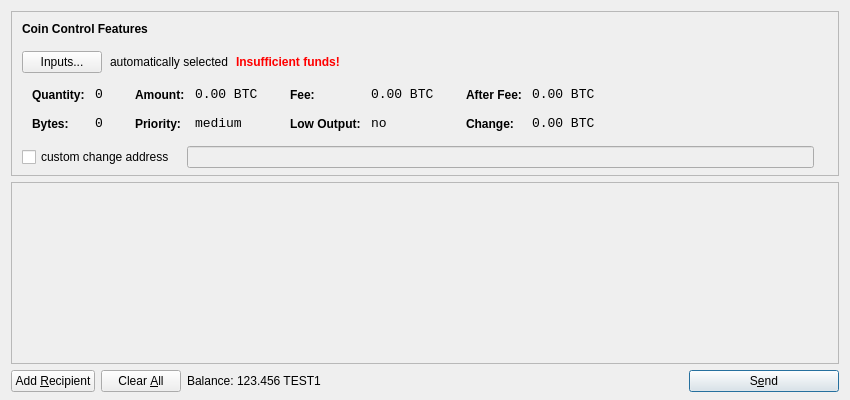
<?xml version="1.0" encoding="UTF-8"?>
<ui version="4.0">
 <class>SendCoinsDialog</class>
 <widget class="QDialog" name="SendCoinsDialog">
  <property name="geometry">
   <rect>
    <x>0</x>
    <y>0</y>
    <width>850</width>
    <height>400</height>
   </rect>
  </property>
  <property name="windowTitle">
   <string>Send Coins</string>
  </property>
  <layout class="QVBoxLayout" name="verticalLayout" stretch="0,1,0">
   <property name="bottomMargin">
    <number>8</number>
   </property>
   <item>
    <widget class="QFrame" name="frameCoinControl">
     <property name="sizePolicy">
      <sizepolicy hsizetype="Expanding" vsizetype="Expanding">
       <horstretch>0</horstretch>
       <verstretch>0</verstretch>
      </sizepolicy>
     </property>
     <property name="maximumSize">
      <size>
       <width>16777215</width>
       <height>16777215</height>
      </size>
     </property>
     <property name="frameShape">
      <enum>QFrame::StyledPanel</enum>
     </property>
     <property name="frameShadow">
      <enum>QFrame::Sunken</enum>
     </property>
     <layout class="QVBoxLayout" name="verticalLayoutCoinControl2">
      <property name="spacing">
       <number>-1</number>
      </property>
      <property name="leftMargin">
       <number>0</number>
      </property>
      <property name="topMargin">
       <number>0</number>
      </property>
      <property name="rightMargin">
       <number>0</number>
      </property>
      <property name="bottomMargin">
       <number>6</number>
      </property>
      <item>
       <layout class="QVBoxLayout" name="verticalLayoutCoinControl" stretch="0,0,0,0,1">
        <property name="spacing">
         <number>0</number>
        </property>
        <property name="leftMargin">
         <number>10</number>
        </property>
        <property name="topMargin">
         <number>10</number>
        </property>
        <item>
         <layout class="QHBoxLayout" name="horizontalLayoutCoinControl1">
          <property name="bottomMargin">
           <number>15</number>
          </property>
          <item>
           <widget class="QLabel" name="labelCoinControlFeatures">
            <property name="sizePolicy">
             <sizepolicy hsizetype="Preferred" vsizetype="Maximum">
              <horstretch>0</horstretch>
              <verstretch>0</verstretch>
             </sizepolicy>
            </property>
            <property name="font">
             <font>
              <weight>75</weight>
              <bold>true</bold>
             </font>
            </property>
            <property name="styleSheet">
             <string notr="true">font-weight:bold;</string>
            </property>
            <property name="text">
             <string>Coin Control Features</string>
            </property>
           </widget>
          </item>
         </layout>
        </item>
        <item>
         <layout class="QHBoxLayout" name="horizontalLayoutCoinControl2" stretch="0,0,0,0">
          <property name="spacing">
           <number>8</number>
          </property>
          <property name="bottomMargin">
           <number>10</number>
          </property>
          <item>
           <widget class="QPushButton" name="pushButtonCoinControl">
            <property name="styleSheet">
             <string notr="true"/>
            </property>
            <property name="text">
             <string>Inputs...</string>
            </property>
           </widget>
          </item>
          <item>
           <widget class="QLabel" name="labelCoinControlAutomaticallySelected">
            <property name="text">
             <string>automatically selected</string>
            </property>
            <property name="margin">
             <number>5</number>
            </property>
           </widget>
          </item>
          <item>
           <widget class="QLabel" name="labelCoinControlInsuffFunds">
            <property name="font">
             <font>
              <weight>75</weight>
              <bold>true</bold>
             </font>
            </property>
            <property name="styleSheet">
             <string notr="true">color:red;font-weight:bold;</string>
            </property>
            <property name="text">
             <string>Insufficient funds!</string>
            </property>
            <property name="margin">
             <number>5</number>
            </property>
           </widget>
          </item>
          <item>
           <spacer name="horizontalSpacerCoinControl">
            <property name="orientation">
             <enum>Qt::Horizontal</enum>
            </property>
            <property name="sizeHint" stdset="0">
             <size>
              <width>40</width>
              <height>1</height>
             </size>
            </property>
           </spacer>
          </item>
         </layout>
        </item>
        <item>
         <widget class="QWidget" name="widgetCoinControl" native="true">
          <property name="sizePolicy">
           <sizepolicy hsizetype="Preferred" vsizetype="Preferred">
            <horstretch>0</horstretch>
            <verstretch>0</verstretch>
           </sizepolicy>
          </property>
          <property name="minimumSize">
           <size>
            <width>0</width>
            <height>0</height>
           </size>
          </property>
          <property name="styleSheet">
           <string notr="true"/>
          </property>
          <layout class="QHBoxLayout" name="horizontalLayoutCoinControl5">
           <property name="margin">
            <number>0</number>
           </property>
           <item>
            <layout class="QHBoxLayout" name="horizontalLayoutCoinControl3" stretch="0,0,0,1">
             <property name="spacing">
              <number>20</number>
             </property>
             <property name="topMargin">
              <number>0</number>
             </property>
             <property name="bottomMargin">
              <number>10</number>
             </property>
             <item>
              <layout class="QFormLayout" name="formLayoutCoinControl1">
               <property name="horizontalSpacing">
                <number>10</number>
               </property>
               <property name="verticalSpacing">
                <number>14</number>
               </property>
               <property name="leftMargin">
                <number>10</number>
               </property>
               <property name="topMargin">
                <number>4</number>
               </property>
               <property name="rightMargin">
                <number>6</number>
               </property>
               <item row="0" column="0">
                <widget class="QLabel" name="labelCoinControlQuantityText">
                 <property name="styleSheet">
                  <string notr="true">font-weight:bold;</string>
                 </property>
                 <property name="text">
                  <string>Quantity:</string>
                 </property>
                 <property name="margin">
                  <number>0</number>
                 </property>
                </widget>
               </item>
               <item row="0" column="1">
                <widget class="QLabel" name="labelCoinControlQuantity">
                 <property name="font">
                  <font>
                   <family>Monospace</family>
                   <pointsize>10</pointsize>
                  </font>
                 </property>
                 <property name="cursor">
                  <cursorShape>IBeamCursor</cursorShape>
                 </property>
                 <property name="contextMenuPolicy">
                  <enum>Qt::ActionsContextMenu</enum>
                 </property>
                 <property name="text">
                  <string notr="true">0</string>
                 </property>
                 <property name="margin">
                  <number>0</number>
                 </property>
                 <property name="textInteractionFlags">
                  <set>Qt::LinksAccessibleByMouse|Qt::TextSelectableByKeyboard|Qt::TextSelectableByMouse</set>
                 </property>
                </widget>
               </item>
               <item row="1" column="0">
                <widget class="QLabel" name="labelCoinControlBytesText">
                 <property name="styleSheet">
                  <string notr="true">font-weight:bold;</string>
                 </property>
                 <property name="text">
                  <string>Bytes:</string>
                 </property>
                </widget>
               </item>
               <item row="1" column="1">
                <widget class="QLabel" name="labelCoinControlBytes">
                 <property name="font">
                  <font>
                   <family>Monospace</family>
                   <pointsize>10</pointsize>
                  </font>
                 </property>
                 <property name="cursor">
                  <cursorShape>IBeamCursor</cursorShape>
                 </property>
                 <property name="contextMenuPolicy">
                  <enum>Qt::ActionsContextMenu</enum>
                 </property>
                 <property name="text">
                  <string notr="true">0</string>
                 </property>
                 <property name="textInteractionFlags">
                  <set>Qt::LinksAccessibleByMouse|Qt::TextSelectableByKeyboard|Qt::TextSelectableByMouse</set>
                 </property>
                </widget>
               </item>
              </layout>
             </item>
             <item>
              <layout class="QFormLayout" name="formLayoutCoinControl2">
               <property name="horizontalSpacing">
                <number>10</number>
               </property>
               <property name="verticalSpacing">
                <number>14</number>
               </property>
               <property name="leftMargin">
                <number>6</number>
               </property>
               <property name="topMargin">
                <number>4</number>
               </property>
               <property name="rightMargin">
                <number>6</number>
               </property>
               <item row="0" column="0">
                <widget class="QLabel" name="labelCoinControlAmountText">
                 <property name="styleSheet">
                  <string notr="true">font-weight:bold;</string>
                 </property>
                 <property name="text">
                  <string>Amount:</string>
                 </property>
                 <property name="margin">
                  <number>0</number>
                 </property>
                </widget>
               </item>
               <item row="0" column="1">
                <widget class="QLabel" name="labelCoinControlAmount">
                 <property name="font">
                  <font>
                   <family>Monospace</family>
                   <pointsize>10</pointsize>
                  </font>
                 </property>
                 <property name="cursor">
                  <cursorShape>IBeamCursor</cursorShape>
                 </property>
                 <property name="contextMenuPolicy">
                  <enum>Qt::ActionsContextMenu</enum>
                 </property>
                 <property name="text">
                  <string notr="true">0.00 BTC</string>
                 </property>
                 <property name="textInteractionFlags">
                  <set>Qt::LinksAccessibleByMouse|Qt::TextSelectableByKeyboard|Qt::TextSelectableByMouse</set>
                 </property>
                </widget>
               </item>
               <item row="1" column="0">
                <widget class="QLabel" name="labelCoinControlPriorityText">
                 <property name="styleSheet">
                  <string notr="true">font-weight:bold;</string>
                 </property>
                 <property name="text">
                  <string>Priority:</string>
                 </property>
                </widget>
               </item>
               <item row="1" column="1">
                <widget class="QLabel" name="labelCoinControlPriority">
                 <property name="font">
                  <font>
                   <family>Monospace</family>
                   <pointsize>10</pointsize>
                  </font>
                 </property>
                 <property name="cursor">
                  <cursorShape>IBeamCursor</cursorShape>
                 </property>
                 <property name="contextMenuPolicy">
                  <enum>Qt::ActionsContextMenu</enum>
                 </property>
                 <property name="text">
                  <string>medium</string>
                 </property>
                 <property name="textInteractionFlags">
                  <set>Qt::LinksAccessibleByMouse|Qt::TextSelectableByKeyboard|Qt::TextSelectableByMouse</set>
                 </property>
                </widget>
               </item>
              </layout>
             </item>
             <item>
              <layout class="QFormLayout" name="formLayoutCoinControl3">
               <property name="horizontalSpacing">
                <number>10</number>
               </property>
               <property name="verticalSpacing">
                <number>14</number>
               </property>
               <property name="leftMargin">
                <number>6</number>
               </property>
               <property name="topMargin">
                <number>4</number>
               </property>
               <property name="rightMargin">
                <number>6</number>
               </property>
               <item row="0" column="0">
                <widget class="QLabel" name="labelCoinControlFeeText">
                 <property name="styleSheet">
                  <string notr="true">font-weight:bold;</string>
                 </property>
                 <property name="text">
                  <string>Fee:</string>
                 </property>
                 <property name="margin">
                  <number>0</number>
                 </property>
                </widget>
               </item>
               <item row="0" column="1">
                <widget class="QLabel" name="labelCoinControlFee">
                 <property name="font">
                  <font>
                   <family>Monospace</family>
                   <pointsize>10</pointsize>
                  </font>
                 </property>
                 <property name="cursor">
                  <cursorShape>IBeamCursor</cursorShape>
                 </property>
                 <property name="contextMenuPolicy">
                  <enum>Qt::ActionsContextMenu</enum>
                 </property>
                 <property name="text">
                  <string notr="true">0.00 BTC</string>
                 </property>
                 <property name="textInteractionFlags">
                  <set>Qt::LinksAccessibleByMouse|Qt::TextSelectableByKeyboard|Qt::TextSelectableByMouse</set>
                 </property>
                </widget>
               </item>
               <item row="1" column="0">
                <widget class="QLabel" name="labelCoinControlLowOutputText">
                 <property name="styleSheet">
                  <string notr="true">font-weight:bold;</string>
                 </property>
                 <property name="text">
                  <string>Low Output:</string>
                 </property>
                </widget>
               </item>
               <item row="1" column="1">
                <widget class="QLabel" name="labelCoinControlLowOutput">
                 <property name="font">
                  <font>
                   <family>Monospace</family>
                   <pointsize>10</pointsize>
                  </font>
                 </property>
                 <property name="cursor">
                  <cursorShape>IBeamCursor</cursorShape>
                 </property>
                 <property name="contextMenuPolicy">
                  <enum>Qt::ActionsContextMenu</enum>
                 </property>
                 <property name="text">
                  <string>no</string>
                 </property>
                 <property name="textInteractionFlags">
                  <set>Qt::LinksAccessibleByMouse|Qt::TextSelectableByKeyboard|Qt::TextSelectableByMouse</set>
                 </property>
                </widget>
               </item>
              </layout>
             </item>
             <item>
              <layout class="QFormLayout" name="formLayoutCoinControl4">
               <property name="horizontalSpacing">
                <number>10</number>
               </property>
               <property name="verticalSpacing">
                <number>14</number>
               </property>
               <property name="leftMargin">
                <number>6</number>
               </property>
               <property name="topMargin">
                <number>4</number>
               </property>
               <property name="rightMargin">
                <number>6</number>
               </property>
               <item row="0" column="0">
                <widget class="QLabel" name="labelCoinControlAfterFeeText">
                 <property name="styleSheet">
                  <string notr="true">font-weight:bold;</string>
                 </property>
                 <property name="text">
                  <string>After Fee:</string>
                 </property>
                 <property name="margin">
                  <number>0</number>
                 </property>
                </widget>
               </item>
               <item row="0" column="1">
                <widget class="QLabel" name="labelCoinControlAfterFee">
                 <property name="font">
                  <font>
                   <family>Monospace</family>
                   <pointsize>10</pointsize>
                  </font>
                 </property>
                 <property name="cursor">
                  <cursorShape>IBeamCursor</cursorShape>
                 </property>
                 <property name="contextMenuPolicy">
                  <enum>Qt::ActionsContextMenu</enum>
                 </property>
                 <property name="text">
                  <string notr="true">0.00 BTC</string>
                 </property>
                 <property name="textInteractionFlags">
                  <set>Qt::LinksAccessibleByMouse|Qt::TextSelectableByKeyboard|Qt::TextSelectableByMouse</set>
                 </property>
                </widget>
               </item>
               <item row="1" column="0">
                <widget class="QLabel" name="labelCoinControlChangeText">
                 <property name="styleSheet">
                  <string notr="true">font-weight:bold;</string>
                 </property>
                 <property name="text">
                  <string>Change:</string>
                 </property>
                </widget>
               </item>
               <item row="1" column="1">
                <widget class="QLabel" name="labelCoinControlChange">
                 <property name="font">
                  <font>
                   <family>Monospace</family>
                   <pointsize>10</pointsize>
                  </font>
                 </property>
                 <property name="cursor">
                  <cursorShape>IBeamCursor</cursorShape>
                 </property>
                 <property name="contextMenuPolicy">
                  <enum>Qt::ActionsContextMenu</enum>
                 </property>
                 <property name="text">
                  <string notr="true">0.00 BTC</string>
                 </property>
                 <property name="textInteractionFlags">
                  <set>Qt::LinksAccessibleByMouse|Qt::TextSelectableByKeyboard|Qt::TextSelectableByMouse</set>
                 </property>
                </widget>
               </item>
              </layout>
             </item>
            </layout>
           </item>
          </layout>
         </widget>
        </item>
        <item>
         <layout class="QHBoxLayout" name="horizontalLayoutCoinControl4" stretch="0,0,0">
          <property name="spacing">
           <number>12</number>
          </property>
          <property name="sizeConstraint">
           <enum>QLayout::SetDefaultConstraint</enum>
          </property>
          <property name="topMargin">
           <number>5</number>
          </property>
          <property name="rightMargin">
           <number>5</number>
          </property>
          <item>
           <widget class="QCheckBox" name="checkBoxCoinControlChange">
            <property name="text">
             <string>custom change address</string>
            </property>
           </widget>
          </item>
          <item>
           <widget class="QLineEdit" name="lineEditCoinControlChange">
            <property name="enabled">
             <bool>false</bool>
            </property>
            <property name="sizePolicy">
             <sizepolicy hsizetype="Expanding" vsizetype="Fixed">
              <horstretch>0</horstretch>
              <verstretch>0</verstretch>
             </sizepolicy>
            </property>
           </widget>
          </item>
          <item>
           <widget class="QLabel" name="labelCoinControlChangeLabel">
            <property name="sizePolicy">
             <sizepolicy hsizetype="Preferred" vsizetype="Expanding">
              <horstretch>0</horstretch>
              <verstretch>0</verstretch>
             </sizepolicy>
            </property>
            <property name="minimumSize">
             <size>
              <width>0</width>
              <height>0</height>
             </size>
            </property>
            <property name="text">
             <string/>
            </property>
            <property name="margin">
             <number>3</number>
            </property>
           </widget>
          </item>
         </layout>
        </item>
        <item>
         <spacer name="verticalSpacerCoinControl">
          <property name="orientation">
           <enum>Qt::Vertical</enum>
          </property>
          <property name="sizeHint" stdset="0">
           <size>
            <width>800</width>
            <height>1</height>
           </size>
          </property>
         </spacer>
        </item>
       </layout>
      </item>
     </layout>
    </widget>
   </item>
   <item>
    <widget class="QScrollArea" name="scrollArea">
     <property name="widgetResizable">
      <bool>true</bool>
     </property>
     <widget class="QWidget" name="scrollAreaWidgetContents">
      <property name="geometry">
       <rect>
        <x>0</x>
        <y>0</y>
        <width>830</width>
        <height>165</height>
       </rect>
      </property>
      <layout class="QVBoxLayout" name="verticalLayout_2">
       <property name="margin">
        <number>0</number>
       </property>
       <item>
        <layout class="QVBoxLayout" name="entries">
         <property name="spacing">
          <number>6</number>
         </property>
        </layout>
       </item>
       <item>
        <spacer name="verticalSpacer">
         <property name="orientation">
          <enum>Qt::Vertical</enum>
         </property>
         <property name="sizeHint" stdset="0">
          <size>
           <width>20</width>
           <height>40</height>
          </size>
         </property>
        </spacer>
       </item>
      </layout>
     </widget>
    </widget>
   </item>
   <item>
    <layout class="QHBoxLayout" name="horizontalLayout">
     <item>
      <widget class="QPushButton" name="addButton">
       <property name="toolTip">
        <string>Send to multiple recipients at once</string>
       </property>
       <property name="text">
        <string>Add &amp;Recipient</string>
       </property>
       <property name="icon">
        <iconset resource="../bitcoin.qrc">
         <normaloff>:/icons/add</normaloff>:/icons/add</iconset>
       </property>
       <property name="autoDefault">
        <bool>false</bool>
       </property>
      </widget>
     </item>
     <item>
      <widget class="QPushButton" name="clearButton">
       <property name="sizePolicy">
        <sizepolicy hsizetype="Minimum" vsizetype="Fixed">
         <horstretch>0</horstretch>
         <verstretch>0</verstretch>
        </sizepolicy>
       </property>
       <property name="toolTip">
        <string>Remove all transaction fields</string>
       </property>
       <property name="text">
        <string>Clear &amp;All</string>
       </property>
       <property name="icon">
        <iconset resource="../bitcoin.qrc">
         <normaloff>:/icons/remove</normaloff>:/icons/remove</iconset>
       </property>
       <property name="autoRepeatDelay">
        <number>300</number>
       </property>
       <property name="autoDefault">
        <bool>false</bool>
       </property>
      </widget>
     </item>
     <item>
      <layout class="QHBoxLayout" name="horizontalLayout_2">
       <property name="spacing">
        <number>3</number>
       </property>
       <item>
        <widget class="QLabel" name="label">
         <property name="text">
          <string>Balance:</string>
         </property>
        </widget>
       </item>
       <item>
        <widget class="QLabel" name="labelBalance">
         <property name="cursor">
          <cursorShape>IBeamCursor</cursorShape>
         </property>
         <property name="text">
          <string>123.456 TEST1</string>
         </property>
         <property name="textInteractionFlags">
          <set>Qt::LinksAccessibleByMouse|Qt::TextSelectableByKeyboard|Qt::TextSelectableByMouse</set>
         </property>
        </widget>
       </item>
      </layout>
     </item>
     <item>
      <spacer name="horizontalSpacer">
       <property name="orientation">
        <enum>Qt::Horizontal</enum>
       </property>
       <property name="sizeHint" stdset="0">
        <size>
         <width>40</width>
         <height>20</height>
        </size>
       </property>
      </spacer>
     </item>
     <item>
      <widget class="QPushButton" name="sendButton">
       <property name="minimumSize">
        <size>
         <width>150</width>
         <height>0</height>
        </size>
       </property>
       <property name="toolTip">
        <string>Confirm the send action</string>
       </property>
       <property name="text">
        <string>S&amp;end</string>
       </property>
       <property name="icon">
        <iconset resource="../bitcoin.qrc">
         <normaloff>:/icons/send</normaloff>:/icons/send</iconset>
       </property>
       <property name="default">
        <bool>true</bool>
       </property>
      </widget>
     </item>
    </layout>
   </item>
  </layout>
 </widget>
 <resources>
  <include location="../bitcoin.qrc"/>
 </resources>
 <connections/>
</ui>
